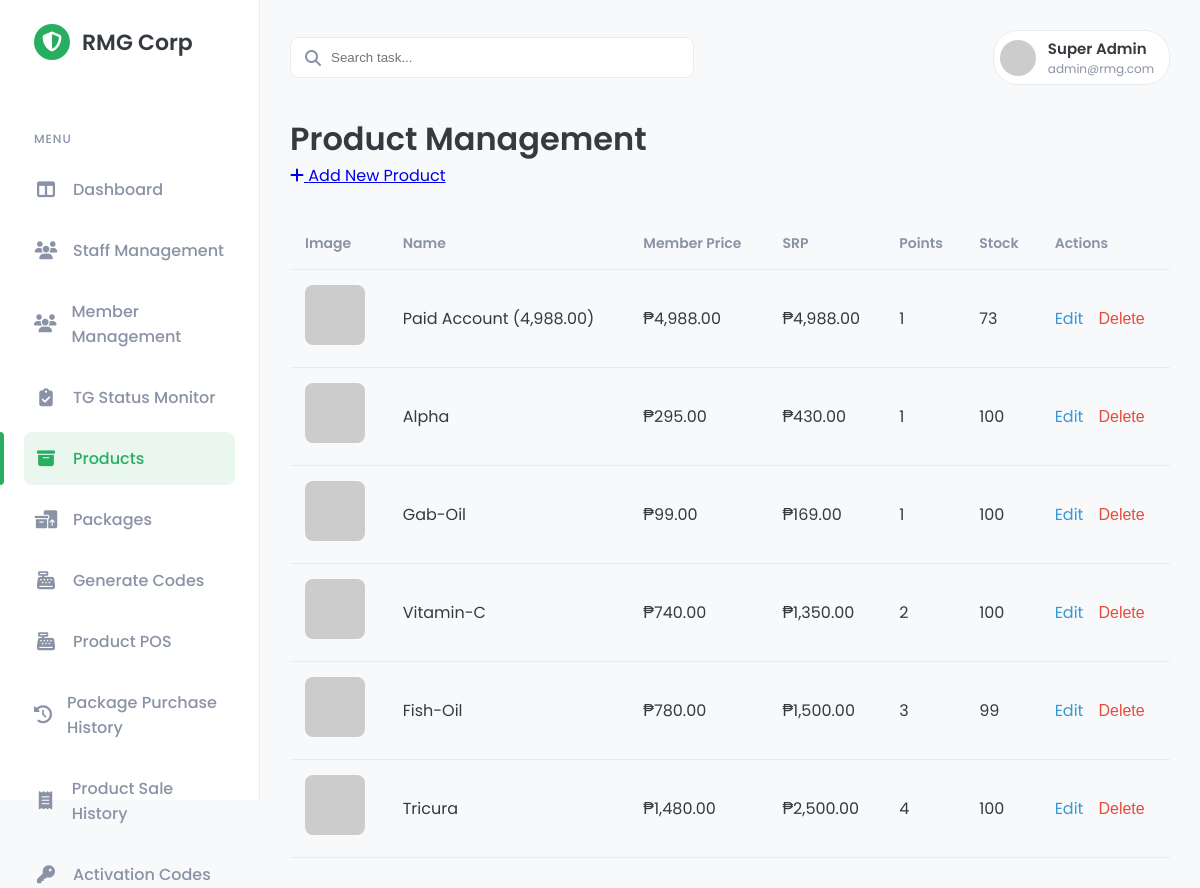
The app's page /public/admin/product_management.php (signed in) with its own data.
### tables this page shows
CREATE TABLE `products` (
  `id` int(10) UNSIGNED NOT NULL,
  `name` varchar(255) NOT NULL,
  `description` text DEFAULT NULL,
  `manufacturer` varchar(255) DEFAULT NULL,
  `member_price` decimal(10,2) NOT NULL,
  `srp` decimal(10,2) NOT NULL COMMENT 'Suggested Retail Price',
  `points_value` int(11) NOT NULL,
  `unilevel_bonus` decimal(10,2) NOT NULL DEFAULT 0.00,
  `barcode` varchar(100) DEFAULT NULL,
  `image_path` varchar(255) DEFAULT NULL,
  `stock_quantity` int(11) NOT NULL DEFAULT 0,
  `created_at` timestamp NULL DEFAULT current_timestamp()
);

### public/admin/product_management.php (the view, shortened to what this page needs)
<?php
require_once '../../src/templates/admin_header.php';
require_once '../../src/includes/db_connect.php';
?>
<div class="content-header">
    <h2>Product Management</h2>
    <?php if ($_SESSION['role'] === 'admin'):  ?>
    <a href="product_add.php" class="btn btn-primary"><i class="fa-solid fa-plus"></i> Add New Product</a>
    <?php endif; ?>
</div>
<div class="card">
    <table>
        <thead>
            <tr>
                <th>Image</th>
                <th>Name</th>
                <th>Member Price</th>
                <th>SRP</th>
                <th>Points</th>
                <th>Stock</th>
                <?php if ($_SESSION['role'] === 'admin'): ?>
                <th>Actions</th>
                <?php endif; ?>
            </tr>
        </thead>
        <tbody>
    <?php
    $sql = "SELECT * FROM products ORDER BY id DESC";
    $result = $mysqli->query($sql);
    if ($result && $result->num_rows > 0) {
        while ($product = $result->fetch_assoc()) {
            $image_path = !empty($product['image_path']) ? '../' . $product['image_path'] : 'https://via.placeholder.com/60';
            echo "<tr>";
            echo '<td><img src="' . $image_path . '" alt="' . htmlspecialchars($product['name']) . '" class="product-image"></td>';
            echo "<td>" . htmlspecialchars($product['name']) . "</td>";
            echo "<td>₱" . number_format($product['member_price'], 2) . "</td>";
            echo "<td>₱" . number_format($product['srp'], 2) . "</td>";
            echo "<td>" . htmlspecialchars($product['points_value']) . "</td>";
            echo "<td>" . htmlspecialchars($product['stock_quantity']) . "</td>";
            if ($_SESSION['role'] === 'admin') {
                echo '<td>';
                echo '<a href="product_edit.php?id=' . $product['id'] . '" style="color: #3498db; text-decoration: none; margin-right: 15px;">Edit</a>';
                echo '<form action="product_handle_delete.php" method="POST" style="display: inline;" onsubmit="return confirm(\'Are you sure you want to delete this product? This action cannot be undone.\');">';
                echo '<button type="submit" style="background: none; border: none; color: #e74c3c; cursor: pointer; padding: 0; font-size: inherit;">Delete</button>';
                echo '</form>';
                echo '</td>';
            }
            echo "</tr>";
        }
    } else {
        echo '<tr><td colspan="7" style="text-align: center; padding: 20px;">No products found.</td></tr>';
    }
    ?>
</tbody>
    </table>
</div>
<?php
require_once '../../src/templates/admin_footer.php';
?>

### src/templates/admin_header.php (shortened to what this page needs)
<?php
$currentPage = basename($_SERVER['SCRIPT_NAME']);
?>
<!DOCTYPE html>
<html lang="en">
<head>
    <link rel="stylesheet" href="https://cdnjs.cloudflare.com/ajax/libs/font-awesome/6.4.2/css/all.min.css">
    <link rel="stylesheet" href="../css/admin_style.css">
</head>
<body>
<div class="admin-layout">
    <aside class="sidebar">
        <div class="sidebar-header">
            <div class="logo-icon"><i class="fa-solid fa-shield-halved"></i></div>
            <span class="logo-text">RMG Corp</span>
        </div>
        <nav class="sidebar-menu">
            <h3>MENU</h3>
            <ul>
                <li class="<?php echo ($currentPage == 'dashboard.php') ? 'active' : ''; ?>">
                    <a href="dashboard.php"><i class="fa-solid fa-table-columns"></i> Dashboard</a>
                </li>
                <li class="<?php echo ($currentPage == 'staff_management.php' || $currentPage == 'staff_add.php') ? 'active' : ''; ?>">
                    <a href="staff_management.php"><i class="fa-solid fa-users"></i> Staff Management</a>
                </li>
                <li class="<?php echo ($currentPage == 'member_management.php') ? 'active' : ''; ?>">
    <a href="member_management.php"><i class="fa-solid fa-users"></i> Member Management</a>
</li>
<li class="<?php echo ($currentPage == 'tg_status_monitor.php') ? 'active' : ''; ?>">
    <a href="tg_status_monitor.php"><i class="fa-solid fa-clipboard-check"></i> TG Status Monitor</a>
</li>
                 <li class="<?php echo ($currentPage == 'product_management.php' || $currentPage == 'product_add.php') ? 'active' : ''; ?>">
    <a href="product_management.php"><i class="fa-solid fa-box-archive"></i> Products</a>
</li>
<li class="<?php echo ($currentPage == 'package_management.php' || $currentPage == 'package_add.php') ? 'active' : ''; ?>">
    <a href="package_management.php"><i class="fa-solid fa-boxes-packing"></i> Packages</a>
</li>
<li class="<?php echo ($currentPage == 'purchase_record.php') ? 'active' : ''; ?>">
    <a href="purchase_record.php"><i class="fa-solid fa-cash-register"></i> Generate Codes</a>
</li>
<li class="<?php echo ($currentPage == 'product_purchase.php') ? 'active' : ''; ?>">
    <a href="product_purchase.php"><i class="fa-solid fa-cash-register"></i> Product POS</a>
</li>
<li class="<?php echo ($currentPage == 'purchase_history.php') ? 'active' : ''; ?>">
    <a href="purchase_history.php"><i class="fa-solid fa-history"></i> Package Purchase History</a>
</li>
<li class="<?php echo ($currentPage == 'product_sale_history.php') ? 'active' : ''; ?>">
    <a href="product_sale_history.php"><i class="fa-solid fa-receipt"></i> Product Sale History</a>
</li>
<li class="<?php echo ($currentPage == 'activation_codes.php') ? 'active' : ''; ?>">
    <a href="activation_codes.php"><i class="fa-solid fa-key"></i> Activation Codes</a>
</li>
            </ul>
        </nav>
    </aside>
    <main class="main-content">
        <header class="top-bar">
            <div class="search-bar">
                <i class="fa-solid fa-magnifying-glass"></i>
                <input type="text" placeholder="Search task...">
            </div>
            <div class="top-bar-right">
                <div class="user-profile">
                    <img src="https://i.pravatar.cc/150?u=<?php echo $_SESSION['user_id']; ?>" alt="User Avatar">
                    <div class="user-details">
                        <span class="user-name"><?php echo htmlspecialchars($_SESSION['user_name']); ?></span>
                        <span class="user-email">admin@rmg.com</span>
                    </div>
                </div>
            </div>
        </header>

### src/templates/admin_footer.php
</main>
</div>
</body>
</html>

### public/css/admin_style.css (style rules this page uses)
:root { --primary-color: #27ae60; --primary-color-light: #e9f7ef; --secondary-color: #2c3e50; --background-color: #f8f9fa; --card-bg: #ffffff; --text-color: #343a40; --text-muted: #8a92a6; --border-color: #e9ecef; --shadow: 0 4px 12px rgba(0, 0, 0, 0.05); }
body { font-family: 'Poppins', sans-serif; margin: 0; background-color: var(--background-color); color: var(--text-color); font-size: 16px; }
.admin-layout { display: flex; }
.sidebar { width: 260px; background-color: var(--card-bg); border-right: 1px solid var(--border-color); padding: 24px; display: flex; flex-direction: column; position: fixed; height: 100vh; box-sizing: border-box; }
.sidebar-header { display: flex; align-items: center; margin-bottom: 40px; padding-left: 10px; }
.sidebar-header .logo-icon { width: 36px; height: 36px; background-color: var(--primary-color); border-radius: 50%; margin-right: 12px; display: flex; align-items: center; justify-content: center; color: white; font-size: 20px; }
.sidebar-header .logo-text { font-size: 22px; font-weight: 600; color: var(--text-color); }
.sidebar-menu h3 { text-transform: uppercase; font-size: 12px; color: var(--text-muted); font-weight: 500; letter-spacing: 1px; padding: 0 10px; margin: 30px 0 15px 0; }
.sidebar-menu ul { list-style-type: none; padding: 0; margin: 0; }
.sidebar-menu li a { display: flex; align-items: center; padding: 14px 10px; color: var(--text-muted); text-decoration: none; border-radius: 8px; margin-bottom: 8px; font-weight: 500; transition: background-color 0.2s, color 0.2s; position: relative; }
.sidebar-menu li.active a { background-color: var(--primary-color-light); color: var(--primary-color); }
.sidebar-menu li.active a::before { content: ''; position: absolute; left: -24px; top: 0; height: 100%; width: 4px; background-color: var(--primary-color); border-top-right-radius: 4px; border-bottom-right-radius: 4px; }
.sidebar-menu li a i { font-size: 18px; margin-right: 15px; width: 24px; text-align: center; }
.main-content { flex-grow: 1; padding: 30px; margin-left: 260px; }
.top-bar { display: flex; justify-content: space-between; align-items: center; margin-bottom: 30px; }
.search-bar { position: relative; width: 350px; }
.search-bar input { width: 100%; padding: 12px 12px 12px 40px; border-radius: 8px; border: 1px solid var(--border-color); background-color: var(--card-bg); }
.search-bar i { position: absolute; left: 15px; top: 50%; transform: translateY(-50%); color: var(--text-muted); }
.top-bar-right { display: flex; align-items: center; gap: 20px; }
.user-profile { display: flex; align-items: center; gap: 12px; background-color: var(--card-bg); padding: 6px 15px 6px 6px; border-radius: 25px; border: 1px solid var(--border-color); }
.user-profile img { width: 36px; height: 36px; border-radius: 50%; }
.user-profile .user-details span { display: block; }
.user-profile .user-details .user-name { font-weight: 600; font-size: 15px; }
.user-profile .user-details .user-email { font-size: 12px; color: var(--text-muted); }
.content-header { margin-bottom: 30px; }
.content-header h2 { margin: 0; font-size: 32px; font-weight: 600; }

### public/admin/product_management.php (style rules this page uses)
table { width: 100%; border-collapse: collapse; }
th, td { border-bottom: 1px solid var(--border-color); padding: 15px; text-align: left; vertical-align: middle; }
th { font-weight: 600; font-size: 14px; color: var(--text-muted); }
.product-image { width: 60px; height: 60px; object-fit: cover; border-radius: 8px; }

### records on screen
products: name "Paid Account (4,988.00)", member_price "4,988.00", srp "4,988.00", points_value "1", stock_quantity "73"
products: name "Alpha", member_price "295.00", srp "430.00", points_value "1", stock_quantity "100"
products: name "Gab-Oil", member_price "99.00", srp "169.00", points_value "1", stock_quantity "100"
products: name "Vitamin-C", member_price "740.00", srp "1,350.00", points_value "2", stock_quantity "100"
products: name "Fish-Oil", member_price "780.00", srp "1,500.00", points_value "3", stock_quantity "99"
products: name "Tricura", member_price "1,480.00", srp "2,500.00", points_value "4", stock_quantity "100"

### other values on screen
$_SESSION['user_name'] "Super Admin"
